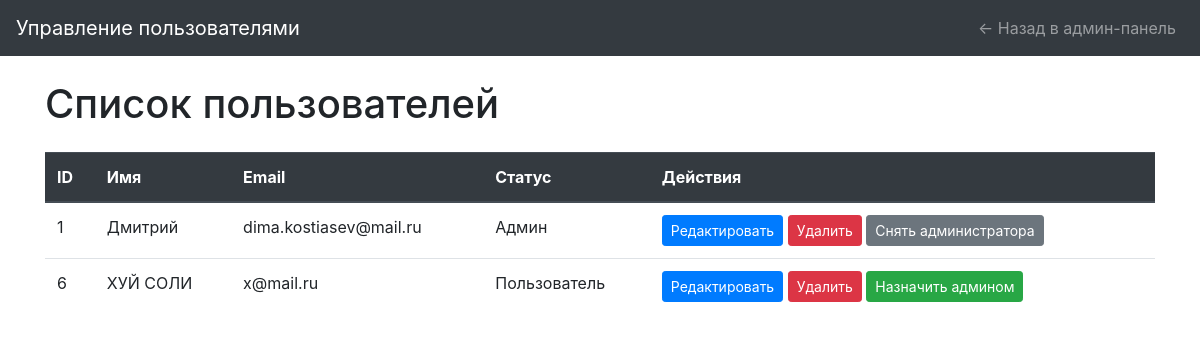
The app's page /assets/pages/manage_users.php (signed in), older data.
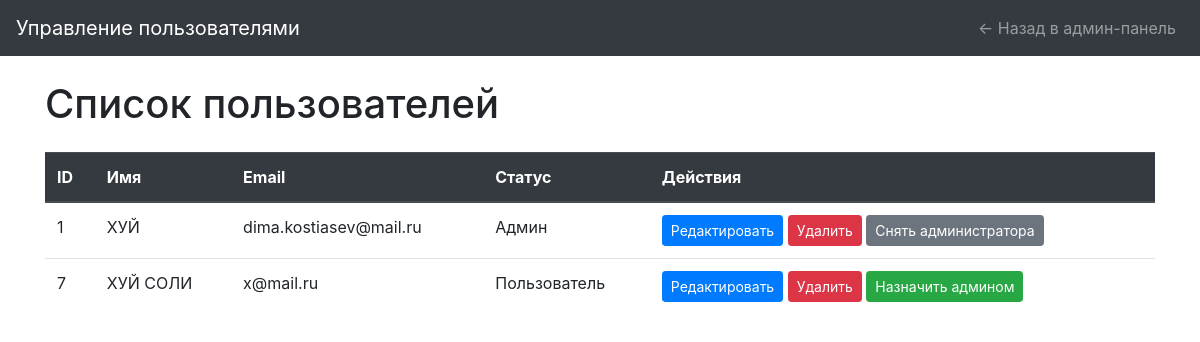
The same page, newer data.
### tables this page shows
CREATE TABLE `users` (
  `id` int(11) NOT NULL,
  `name` varchar(100) NOT NULL,
  `surname` varchar(100) NOT NULL,
  `patronymic` varchar(100) DEFAULT NULL,
  `login` varchar(100) NOT NULL,
  `email` varchar(100) NOT NULL,
  `password` varchar(255) NOT NULL,
  `is_admin` tinyint(1) NOT NULL DEFAULT 0
);

### assets/pages/manage_users.php (the view, shortened to what this page needs)
<?php
include '../../assets/pages/db_connect.php';
$result = $conn->query("SELECT * FROM users");
?>
<!DOCTYPE html>
<html lang="ru">
<head>
    <link rel="stylesheet" href="https://stackpath.bootstrapcdn.com/bootstrap/4.5.2/css/bootstrap.min.css">
</head>
<body>
    <nav class="navbar navbar-expand-lg navbar-dark bg-dark">
        <a class="navbar-brand" href="#">Управление пользователями</a>
        <div class="collapse navbar-collapse">
            <ul class="navbar-nav ml-auto">
                <li class="nav-item">
                    <a class="nav-link" href="../../assets/pages/admin.php">&larr; Назад в админ-панель</a>
                </li>
            </ul>
        </div>
    </nav>
    <div class="container mt-4">
        <h1 class="my-4">Список пользователей</h1>
        <table class="table table-hover">
            <thead class="thead-dark">
                <tr>
                    <th>ID</th>
                    <th>Имя</th>
                    <th>Email</th>
                    <th>Статус</th>
                    <th>Действия</th>
                </tr>
            </thead>
            <tbody>
                <?php while ($row = $result->fetch_assoc()): ?>
                    <tr>
                        <td>
                            <?php echo $row['id']; ?>
                        </td>
                        <td>
                            <?php echo htmlspecialchars($row['name']); ?>
                        </td>
                        <td>
                            <?php echo htmlspecialchars($row['email']); ?>
                        </td>
                        <td>
                            <?php echo $row['is_admin'] == 1 ? 'Админ' : 'Пользователь'; ?>
                        </td>
                        <td>
                            <button class="btn btn-primary btn-sm" data-toggle="modal" data-target="#editUserModal"
                                data-id="<?php echo $row['id']; ?>"
                                data-name="<?php echo htmlspecialchars($row['name']); ?>"
                                data-surname="<?php echo htmlspecialchars($row['surname']); ?>"
                                data-patronymic="<?php echo htmlspecialchars($row['patronymic']); ?>"
                                data-login="<?php echo htmlspecialchars($row['login']); ?>"
                                data-email="<?php echo htmlspecialchars($row['email']); ?>">Редактировать</button>
                            <a href="?delete=1&id=<?php echo $row['id']; ?>" class="btn btn-danger btn-sm"
                                onclick="return confirm('Вы уверены, что хотите удалить этого пользователя?');">Удалить</a>
                            <a href="?toggle_admin=<?php echo $row['is_admin'] ? '0' : '1'; ?>&id=<?php echo $row['id']; ?>"
                                class="btn btn-<?php echo $row['is_admin'] ? 'secondary' : 'success'; ?> btn-sm"
                                onclick="return confirm('Вы уверены, что хотите <?php echo $row['is_admin'] ? 'снять администратора' : 'назначить администратором'; ?> этого пользователя?');">
                                <?php echo $row['is_admin'] ? 'Снять администратора' : 'Назначить админом'; ?>
                            </a>
                        </td>
                    </tr>
                <?php endwhile; ?>
            </tbody>
        </table>
    </div>
</body>
</html>

Row changes from the older to the newer data that the page shows:
removed users: id "6", name "ХУЙ СОЛИ", email "x@mail.ru", is_admin "Пользователь"
changed users "dima.kostiasev@mail.ru": name "Дмитрий" → "ХУЙ"
added users: id "7", name "ХУЙ СОЛИ", email "x@mail.ru", is_admin "Пользователь"
